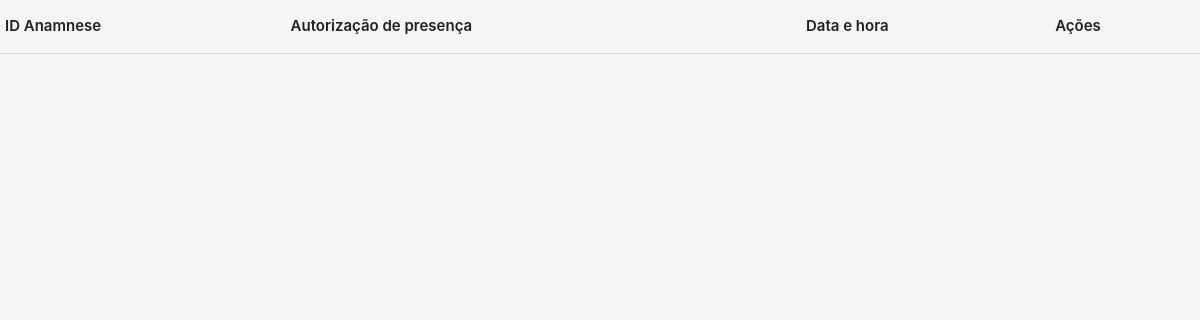
Before: /anamnese/listar/ with the older database file.
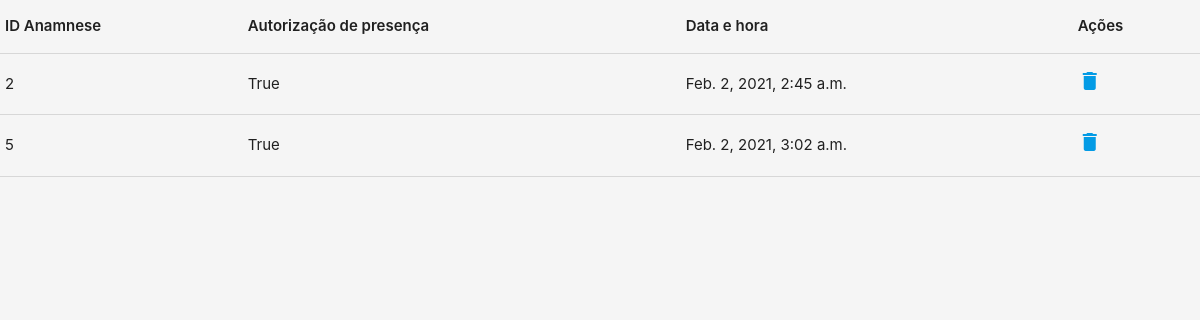
After: the same page with the newer database file.
### core/models.py (models this page shows)
class Anamnese(models.Model):
    fever = models.BooleanField("Febre")
    fatigue = models.BooleanField("Cansaço")
    dry_cough = models.BooleanField("Tosse seca")
    body_ache = models.BooleanField("Dores no corpo")
    nasal_congestion = models.BooleanField("Congestão nasal")
    headache = models.BooleanField("Dor de cabeça")
    conjunctivitis = models.BooleanField("Conjuntivite")
    sore_throat = models.BooleanField("Dor de garganta")
    diarrhea = models.BooleanField("Diarréia")
    loss_of_taste_or_smell = models.BooleanField("Perda do olfato ou paladar")
    rash_or_discoloration = models.BooleanField("Erupção cutânea ou descoloração da pele")
    other_symptons = models.TextField("Outros sintomas", default="Nenhum")
    datetime = models.DateTimeField(auto_now_add=True)
    attendance_authorization = models.BooleanField(default=True)

### core/views.py (the view)
# urls.py: path('anamnese/listar/', views.listAnamneses, name='list-anamneses'),
def listAnamneses(request):
    anamneses = Anamnese.objects.all()
    return render(request, 'listAnamnese.html', {'anamneses':anamneses})

### core/templates/listAnamnese.html (shortened to what this page needs)
{% load static %}
<!DOCTYPE html>
<html>
<head>
    <link rel="stylesheet" href="{% static 'css/materialize.css' %}">
    <link rel="stylesheet" href="{% static 'css/custom.css' %}">
</head>
<body>
    <table>
        <thead>
            <tr>
                <th> ID Anamnese </th>
                <th> Autorização de presença </th>
                <th> Data e hora </th>
                <th> Ações </th>
            </tr>
        </thead>
        <tbody>
            {% for form in anamneses %}
                <tr>
                    <td>{{ form.id }}</td>
                    <td>{{ form.attendance_authorization }}</td>
                    <td>{{ form.datetime }}</td>
                    <td> <a href="{% url 'delete-anamnese' pk=form.id %}">
                        <i class="material-icons"> delete </i> </a> </td>
                </tr>
            {% endfor %}
        </tbody>
    </table>
</body>
</html>

### core/static/css/custom.css (style rules this page uses)
body { background-color: #F5F5F5; }
table th { font-weight: 600; }

Changed rows visible on the page:
added Anamnese: id "2", attendance_authorization "True", datetime "Feb. 2, 2021, 2:45 a.m."
added Anamnese: id "5", attendance_authorization "True", datetime "Feb. 2, 2021, 3:02 a.m."
